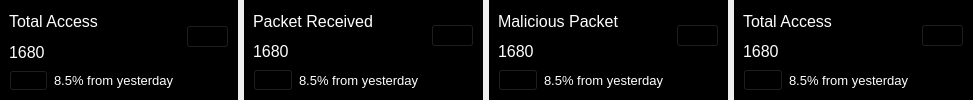
                  <widget class="QWidget" name="widget_21" native="true">
                   <property name="sizePolicy">
                    <sizepolicy hsizetype="Expanding" vsizetype="Expanding">
                     <horstretch>0</horstretch>
                     <verstretch>0</verstretch>
                    </sizepolicy>
                   </property>
                   <property name="maximumSize">
                    <size>
                     <width>16777215</width>
                     <height>16777215</height>
                    </size>
                   </property>
                   <layout class="QHBoxLayout" name="horizontalLayout_7">
                    <property name="spacing">
                     <number>6</number>
                    </property>
                    <property name="leftMargin">
                     <number>0</number>
                    </property>
                    <property name="topMargin">
                     <number>0</number>
                    </property>
                    <property name="rightMargin">
                     <number>0</number>
                    </property>
                    <property name="bottomMargin">
                     <number>0</number>
                    </property>
                    <item>
                     <widget class="QWidget" name="widget_22" native="true">
                      <property name="sizePolicy">
                       <sizepolicy hsizetype="Expanding" vsizetype="Preferred">
                        <horstretch>0</horstretch>
                        <verstretch>0</verstretch>
                       </sizepolicy>
                      </property>
                      <property name="maximumSize">
                       <size>
                        <width>16777215</width>
                        <height>16777215</height>
                       </size>
                      </property>
                      <property name="font">
                       <font>
                        <pointsize>8</pointsize>
                       </font>
                      </property>
                      <property name="styleSheet">
                       <string notr="true">background-color: rgb(0, 0, 0);
</string>
                      </property>
                      <layout class="QGridLayout" name="gridLayout_5">
                       <item row="0" column="3" rowspan="2">
                        <widget class="QPushButton" name="pushButton_35">
                         <property name="font">
                          <font>
                           <pointsize>10</pointsize>
                          </font>
                         </property>
                         <property name="styleSheet">
                          <string notr="true">color: rgb(255, 255, 255);</string>
                         </property>
                         <property name="text">
                          <string />
                         </property>
                         <property name="icon">
                          <iconset resource="../Qss/icons/_icons.qrc">
                           <normaloff>:/feather/icons/feather/users.png</normaloff>:/feather/icons/feather/users.png</iconset>
                         </property>
                         <property name="iconSize">
                          <size>
                           <width>30</width>
                           <height>30</height>
                          </size>
                         </property>
                        </widget>
                       </item>
                       <item row="1" column="0">
                        <widget class="QLabel" name="label_21">
                         <property name="font">
                          <font>
                           <pointsize>12</pointsize>
                          </font>
                         </property>
                         <property name="styleSheet">
                          <string notr="true">color: rgb(255, 255, 255);</string>
                         </property>
                         <property name="text">
                          <string>1680</string>
                         </property>
                        </widget>
                       </item>
                       <item row="0" column="0" colspan="3">
                        <widget class="QLabel" name="label_20">
                         <property name="font">
                          <font>
                           <pointsize>12</pointsize>
                          </font>
                         </property>
                         <property name="styleSheet">
                          <string notr="true">color: rgb(255, 255, 255);</string>
                         </property>
                         <property name="text">
                          <string>Total Access</string>
                         </property>
                        </widget>
                       </item>
                       <item row="2" column="0" alignment="Qt::AlignLeft">
                        <widget class="QPushButton" name="pushButton_36">
                         <property name="styleSheet">
                          <string notr="true">color: rgb(255, 255, 255);</string>
                         </property>
                         <property name="text">
                          <string />
                         </property>
                         <property name="icon">
                          <iconset resource="../Qss/icons/_icons.qrc">
                           <normaloff>:/material_design/icons/material_design/arrow_circle_up.png</normaloff>:/material_design/icons/material_design/arrow_circle_up.png</iconset>
                         </property>
                         <property name="iconSize">
                          <size>
                           <width>20</width>
                           <height>20</height>
                          </size>
                         </property>
                        </widget>
                       </item>
                       <item row="2" column="1">
                        <widget class="QLabel" name="label_22">
                         <property name="font">
                          <font>
                           <pointsize>10</pointsize>
                          </font>
                         </property>
                         <property name="styleSheet">
                          <string notr="true">color: rgb(255, 255, 255);</string>
                         </property>
                         <property name="text">
                          <string>8.5% from yesterday</string>
                         </property>
                        </widget>
                       </item>
                      </layout>
                     </widget>
                    </item>
                    <item>
                     <widget class="QWidget" name="widget_23" native="true">
                      <property name="sizePolicy">
                       <sizepolicy hsizetype="MinimumExpanding" vsizetype="Preferred">
                        <horstretch>0</horstretch>
                        <verstretch>0</verstretch>
                       </sizepolicy>
                      </property>
                      <property name="maximumSize">
                       <size>
                        <width>16777215</width>
                        <height>16777215</height>
                       </size>
                      </property>
                      <property name="styleSheet">
                       <string notr="true">background-color: rgb(0, 0, 0);</string>
                      </property>
                      <layout class="QGridLayout" name="gridLayout_6">
                       <item row="0" column="3" rowspan="2">
                        <widget class="QPushButton" name="pushButton_37">
                         <property name="font">
                          <font>
                           <pointsize>10</pointsize>
                          </font>
                         </property>
                         <property name="styleSheet">
                          <string notr="true">color: rgb(255, 255, 255);</string>
                         </property>
                         <property name="text">
                          <string />
                         </property>
                         <property name="icon">
                          <iconset resource="../Qss/icons/_icons.qrc">
                           <normaloff>:/font_awesome_regular/icons/font_awesome/regular/file.png</normaloff>:/font_awesome_regular/icons/font_awesome/regular/file.png</iconset>
                         </property>
                         <property name="iconSize">
                          <size>
                           <width>30</width>
                           <height>30</height>
                          </size>
                         </property>
                        </widget>
                       </item>
                       <item row="2" column="0">
                        <widget class="QPushButton" name="pushButton_38">
                         <property name="styleSheet">
                          <string notr="true">color: rgb(255, 255, 255);</string>
                         </property>
                         <property name="text">
                          <string />
                         </property>
                         <property name="icon">
                          <iconset resource="../Qss/icons/_icons.qrc">
                           <normaloff>:/material_design/icons/material_design/arrow_circle_up.png</normaloff>:/material_design/icons/material_design/arrow_circle_up.png</iconset>
                         </property>
                         <property name="iconSize">
                          <size>
                           <width>20</width>
                           <height>20</height>
                          </size>
                         </property>
                        </widget>
                       </item>
                       <item row="0" column="0" colspan="3">
                        <widget class="QLabel" name="label_23">
                         <property name="font">
                          <font>
                           <pointsize>12</pointsize>
                          </font>
                         </property>
                         <property name="styleSheet">
                          <string notr="true">color: rgb(255, 255, 255);</string>
                         </property>
                         <property name="text">
                          <string>Packet Received</string>
                         </property>
                        </widget>
                       </item>
                       <item row="1" column="0">
                        <widget class="QLabel" name="label_24">
                         <property name="font">
                          <font>
                           <pointsize>12</pointsize>
                          </font>
                         </property>
                         <property name="styleSheet">
                          <string notr="true">color: rgb(255, 255, 255);</string>
                         </property>
                         <property name="text">
                          <string>1680</string>
                         </property>
                        </widget>
                       </item>
                       <item row="2" column="1">
                        <widget class="QLabel" name="label_25">
                         <property name="font">
                          <font>
                           <pointsize>10</pointsize>
                          </font>
                         </property>
                         <property name="styleSheet">
                          <string notr="true">color: rgb(255, 255, 255);</string>
                         </property>
                         <property name="text">
                          <string>8.5% from yesterday</string>
                         </property>
                        </widget>
                       </item>
                      </layout>
                     </widget>
                    </item>
                    <item>
                     <widget class="QWidget" name="widget_24" native="true">
                      <property name="sizePolicy">
                       <sizepolicy hsizetype="Expanding" vsizetype="Preferred">
                        <horstretch>0</horstretch>
                        <verstretch>0</verstretch>
                       </sizepolicy>
                      </property>
                      <property name="maximumSize">
                       <size>
                        <width>16777215</width>
                        <height>16777215</height>
                       </size>
                      </property>
                      <property name="styleSheet">
                       <string notr="true">background-color: rgb(0, 0, 0);</string>
                      </property>
                      <layout class="QGridLayout" name="gridLayout_7">
                       <item row="0" column="3" rowspan="2">
                        <widget class="QPushButton" name="pushButton_39">
                         <property name="font">
                          <font>
                           <pointsize>10</pointsize>
                          </font>
                         </property>
                         <property name="styleSheet">
                          <string notr="true">color: rgb(255, 255, 255);</string>
                         </property>
                         <property name="text">
                          <string />
                         </property>
                         <property name="icon">
                          <iconset resource="../Qss/icons/_icons.qrc">
                           <normaloff>:/material_design/icons/material_design/warning_amber.png</normaloff>:/material_design/icons/material_design/warning_amber.png</iconset>
                         </property>
                         <property name="iconSize">
                          <size>
                           <width>30</width>
                           <height>30</height>
                          </size>
                         </property>
                        </widget>
                       </item>
                       <item row="0" column="0" colspan="3">
                        <widget class="QLabel" name="label_26">
                         <property name="font">
                          <font>
                           <pointsize>12</pointsize>
                          </font>
                         </property>
                         <property name="styleSheet">
                          <string notr="true">color: rgb(255, 255, 255);</string>
                         </property>
                         <property name="text">
                          <string>Malicious Packet</string>
                         </property>
                        </widget>
                       </item>
                       <item row="1" column="0">
                        <widget class="QLabel" name="label_27">
                         <property name="font">
                          <font>
                           <pointsize>12</pointsize>
                          </font>
                         </property>
                         <property name="styleSheet">
                          <string notr="true">color: rgb(255, 255, 255);</string>
                         </property>
                         <property name="text">
                          <string>1680</string>
                         </property>
                        </widget>
                       </item>
                       <item row="2" column="0">
                        <widget class="QPushButton" name="pushButton_40">
                         <property name="styleSheet">
                          <string notr="true">color: rgb(255, 255, 255);</string>
                         </property>
                         <property name="text">
                          <string />
                         </property>
                         <property name="icon">
                          <iconset resource="../Qss/icons/_icons.qrc">
                           <normaloff>:/material_design/icons/material_design/arrow_circle_up.png</normaloff>:/material_design/icons/material_design/arrow_circle_up.png</iconset>
                         </property>
                         <property name="iconSize">
                          <size>
                           <width>20</width>
                           <height>20</height>
                          </size>
                         </property>
                        </widget>
                       </item>
                       <item row="2" column="1">
                        <widget class="QLabel" name="label_28">
                         <property name="font">
                          <font>
                           <pointsize>10</pointsize>
                          </font>
                         </property>
                         <property name="styleSheet">
                          <string notr="true">color: rgb(255, 255, 255);</string>
                         </property>
                         <property name="text">
                          <string>8.5% from yesterday</string>
                         </property>
                        </widget>
                       </item>
                      </layout>
                     </widget>
                    </item>
                    <item>
                     <widget class="QWidget" name="widget_25" native="true">
                      <property name="sizePolicy">
                       <sizepolicy hsizetype="Expanding" vsizetype="Preferred">
                        <horstretch>0</horstretch>
                        <verstretch>0</verstretch>
                       </sizepolicy>
                      </property>
                      <property name="maximumSize">
                       <size>
                        <width>16777215</width>
                        <height>16777215</height>
                       </size>
                      </property>
                      <property name="styleSheet">
                       <string notr="true">background-color: rgb(0, 0, 0);</string>
                      </property>
                      <layout class="QGridLayout" name="gridLayout_8">
                       <item row="2" column="0">
                        <widget class="QPushButton" name="pushButton_42">
                         <property name="styleSheet">
                          <string notr="true">color: rgb(255, 255, 255);</string>
                         </property>
                         <property name="text">
                          <string />
                         </property>
                         <property name="icon">
                          <iconset resource="../Qss/icons/_icons.qrc">
                           <normaloff>:/material_design/icons/material_design/arrow_circle_up.png</normaloff>:/material_design/icons/material_design/arrow_circle_up.png</iconset>
                         </property>
                         <property name="iconSize">
                          <size>
                           <width>20</width>
                           <height>20</height>
                          </size>
                         </property>
                        </widget>
                       </item>
                       <item row="0" column="0" colspan="3">
                        <widget class="QLabel" name="label_29">
                         <property name="font">
                          <font>
                           <pointsize>12</pointsize>
                          </font>
                         </property>
                         <property name="styleSheet">
                          <string notr="true">color: rgb(255, 255, 255);</string>
                         </property>
                         <property name="text">
                          <string>Total Access</string>
                         </property>
                        </widget>
                       </item>
                       <item row="0" column="3" rowspan="2">
                        <widget class="QPushButton" name="pushButton_41">
                         <property name="font">
                          <font>
                           <pointsize>10</pointsize>
                          </font>
                         </property>
                         <property name="styleSheet">
                          <string notr="true">color: rgb(255, 255, 255);</string>
                         </property>
                         <property name="text">
                          <string />
                         </property>
                         <property name="icon">
                          <iconset resource="../Qss/icons/_icons.qrc">
                           <normaloff>:/feather/icons/feather/users.png</normaloff>:/feather/icons/feather/users.png</iconset>
                         </property>
                         <property name="iconSize">
                          <size>
                           <width>30</width>
                           <height>30</height>
                          </size>
                         </property>
                        </widget>
                       </item>
                       <item row="1" column="0">
                        <widget class="QLabel" name="label_30">
                         <property name="font">
                          <font>
                           <pointsize>12</pointsize>
                          </font>
                         </property>
                         <property name="styleSheet">
                          <string notr="true">color: rgb(255, 255, 255);</string>
                         </property>
                         <property name="text">
                          <string>1680</string>
                         </property>
                        </widget>
                       </item>
                       <item row="2" column="1">
                        <widget class="QLabel" name="label_31">
                         <property name="font">
                          <font>
                           <pointsize>10</pointsize>
                          </font>
                         </property>
                         <property name="styleSheet">
                          <string notr="true">color: rgb(255, 255, 255);</string>
                         </property>
                         <property name="text">
                          <string>8.5% from yesterday</string>
                         </property>
                        </widget>
                       </item>
                      </layout>
                     </widget>
                    </item>
                   </layout>
                  </widget>
